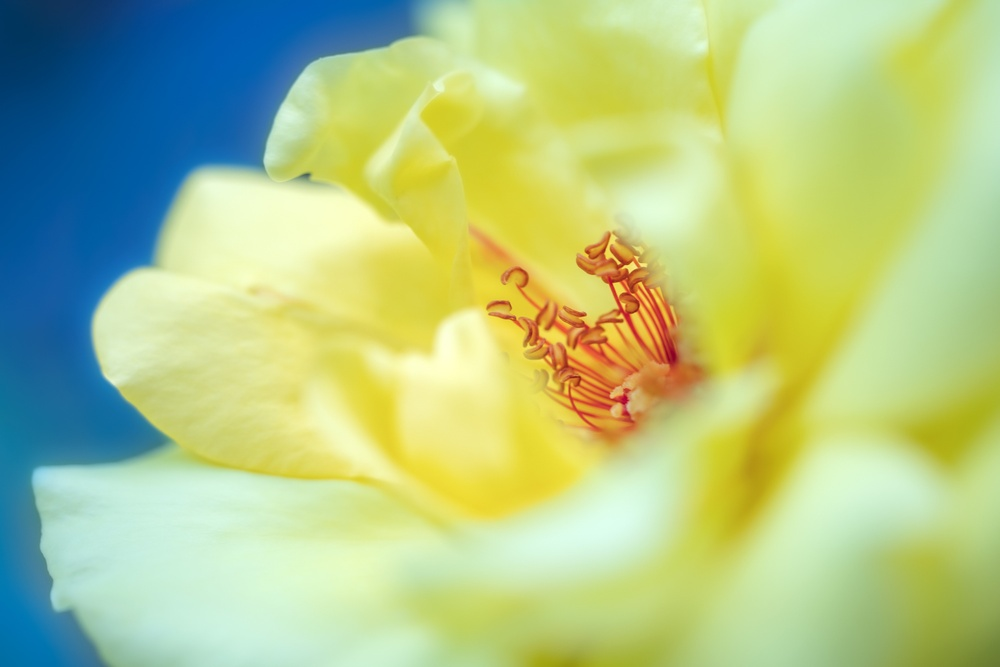
#> input picture Python/Playground/Flower.jpg, 1000 x 667 px, shrunk from 6000 x 4000 before the run
$ python 'Pillow tests.py'
#> lines starting #> are read from the running program, lines starting #| are printed output that depends on the picture
from PIL import Image
im = Image.open("Flower.jpg")
#> im is the input picture: PIL image 1000x667 RGB; mean R, G, B 175, 197.7, 135.6
print(im.format, im.size, im.mode)
#| JPEG (1000, 667) RGB
im = im.convert("L")
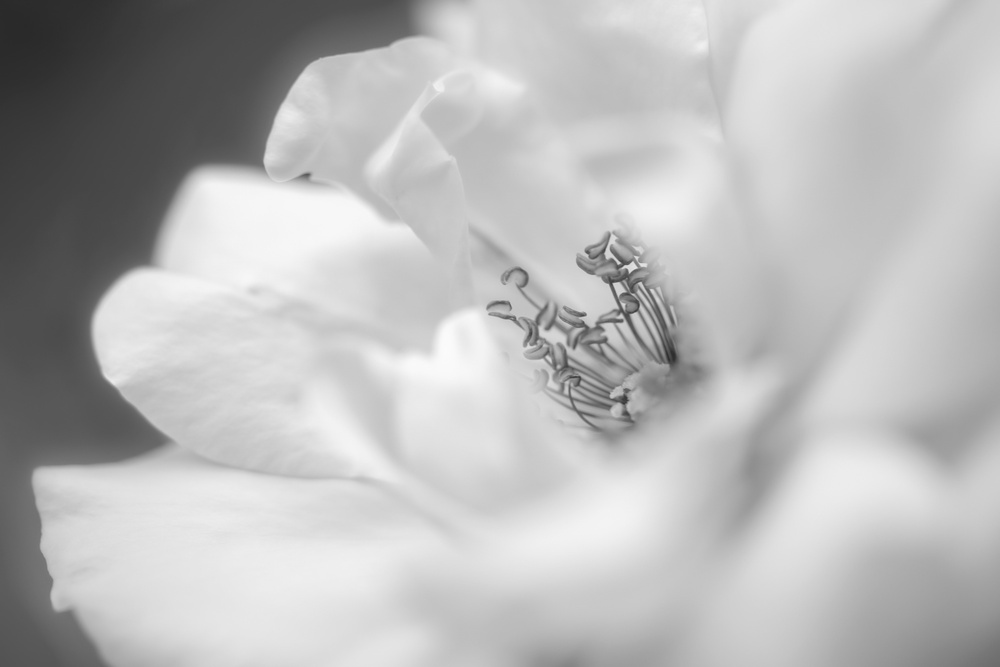
#> im: PIL image 1000x667 L; min 41, max 251, mean 183.9
im.show()
